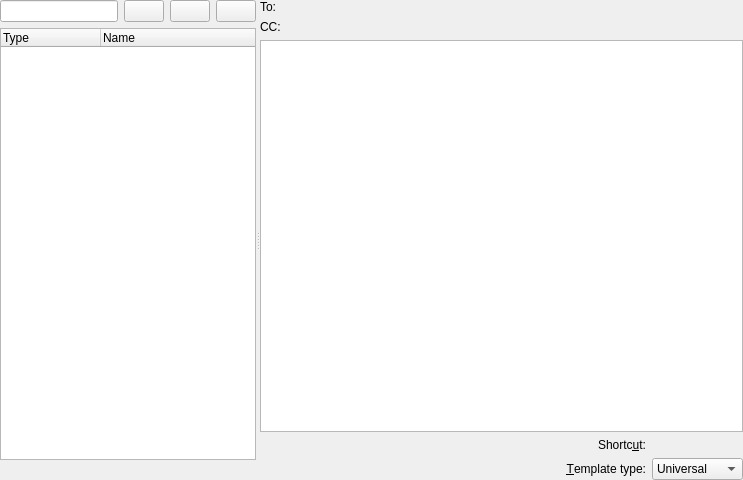
<?xml version="1.0" encoding="UTF-8"?>
<ui version="4.0">
 <class>CustomTemplatesBase</class>
 <widget class="QWidget" name="CustomTemplatesBase">
  <property name="geometry">
   <rect>
    <x>0</x>
    <y>0</y>
    <width>743</width>
    <height>480</height>
   </rect>
  </property>
  <layout class="QVBoxLayout">
   <property name="spacing">
    <number>6</number>
   </property>
   <property name="leftMargin">
    <number>0</number>
   </property>
   <property name="topMargin">
    <number>0</number>
   </property>
   <property name="rightMargin">
    <number>0</number>
   </property>
   <property name="bottomMargin">
    <number>0</number>
   </property>
   <item>
    <widget class="QSplitter" name="splitter2">
     <property name="orientation">
      <enum>Qt::Horizontal</enum>
     </property>
     <property name="childrenCollapsible">
      <bool>false</bool>
     </property>
     <widget class="QWidget" name="layout9">
      <layout class="QVBoxLayout">
       <property name="spacing">
        <number>6</number>
       </property>
       <property name="leftMargin">
        <number>0</number>
       </property>
       <property name="topMargin">
        <number>0</number>
       </property>
       <property name="rightMargin">
        <number>0</number>
       </property>
       <property name="bottomMargin">
        <number>0</number>
       </property>
       <item>
        <layout class="QHBoxLayout">
         <property name="spacing">
          <number>6</number>
         </property>
         <property name="leftMargin">
          <number>0</number>
         </property>
         <property name="topMargin">
          <number>0</number>
         </property>
         <property name="rightMargin">
          <number>0</number>
         </property>
         <property name="bottomMargin">
          <number>0</number>
         </property>
         <item>
          <widget class="KLineEdit" name="mName">
           <property name="sizePolicy">
            <sizepolicy hsizetype="MinimumExpanding" vsizetype="Fixed">
             <horstretch>0</horstretch>
             <verstretch>0</verstretch>
            </sizepolicy>
           </property>
           <property name="minimumSize">
            <size>
             <width>100</width>
             <height>0</height>
            </size>
           </property>
           <property name="toolTip">
            <string comment="@info:tooltip">Enter a name for the custom template</string>
           </property>
           <property name="whatsThis">
            <string comment="@info:whatsthis">To create a custom template, first enter a name for that template and press the '+' button.</string>
           </property>
          </widget>
         </item>
         <item>
          <widget class="QPushButton" name="mAdd">
           <property name="toolTip">
            <string comment="@info:tooltip">Add a new custom template</string>
           </property>
           <property name="whatsThis">
            <string comment="@info:whatsthis">Press this button if you want to create a new custom template with the specified name</string>
           </property>
          </widget>
         </item>
         <item>
          <widget class="QPushButton" name="mRemove">
           <property name="toolTip">
            <string comment="@info:tooltip">Remove the selected custom template</string>
           </property>
           <property name="whatsThis">
            <string comment="@info:whatsthis">Press this button if you want to remove the currently selected custom template</string>
           </property>
          </widget>
         </item>
         <item>
          <widget class="QPushButton" name="mDuplicate">
           <property name="toolTip">
            <string comment="@info:tooltip">Duplicate the selected custom template</string>
           </property>
           <property name="whatsThis">
            <string comment="@info:whatsthis">Press this button if you want to duplicate the currently selected custom template</string>
           </property>
          </widget>
         </item>
        </layout>
       </item>
       <item>
        <widget class="QTreeWidget" name="mList">
         <property name="sizePolicy">
          <sizepolicy hsizetype="Preferred" vsizetype="Expanding">
           <horstretch>0</horstretch>
           <verstretch>0</verstretch>
          </sizepolicy>
         </property>
         <property name="toolTip">
          <string comment="@info:tooltip">List of custom templates available</string>
         </property>
         <property name="whatsThis">
          <string comment="@info:whatsthis">This is a list of all the custom templates available.</string>
         </property>
         <property name="rootIsDecorated">
          <bool>false</bool>
         </property>
         <property name="allColumnsShowFocus">
          <bool>true</bool>
         </property>
         <column>
          <property name="text">
           <string comment="@title:column Type of custom template">Type</string>
          </property>
         </column>
         <column>
          <property name="text">
           <string comment="@title:column Name of the custom template.">Name</string>
          </property>
         </column>
        </widget>
       </item>
       <item>
        <widget class="QLabel" name="mHelp"/>
       </item>
      </layout>
     </widget>
     <widget class="QFrame" name="mEditFrame">
      <property name="sizePolicy">
       <sizepolicy hsizetype="Expanding" vsizetype="Preferred">
        <horstretch>12</horstretch>
        <verstretch>0</verstretch>
       </sizepolicy>
      </property>
      <property name="frameShape">
       <enum>QFrame::NoFrame</enum>
      </property>
      <property name="frameShadow">
       <enum>QFrame::Raised</enum>
      </property>
      <layout class="QVBoxLayout" name="verticalLayout_3">
       <property name="leftMargin">
        <number>0</number>
       </property>
       <property name="topMargin">
        <number>0</number>
       </property>
       <property name="rightMargin">
        <number>0</number>
       </property>
       <property name="bottomMargin">
        <number>0</number>
       </property>
       <item>
        <layout class="QHBoxLayout" name="horizontalLayout">
         <item>
          <layout class="QVBoxLayout" name="verticalLayout_2">
           <item>
            <widget class="QLabel" name="mToLabel">
             <property name="text">
              <string comment="@label:textbox Recipient mail address">To:</string>
             </property>
            </widget>
           </item>
           <item>
            <widget class="QLabel" name="mCCLabel">
             <property name="text">
              <string comment="@label">CC:</string>
             </property>
            </widget>
           </item>
          </layout>
         </item>
         <item>
          <layout class="QVBoxLayout" name="verticalLayout">
           <item>
            <widget class="TemplateParser::TemplateParserEmailAddressRequesterInterfaceWidget" name="mToEdit" native="true">
             <property name="sizePolicy">
              <sizepolicy hsizetype="MinimumExpanding" vsizetype="Minimum">
               <horstretch>0</horstretch>
               <verstretch>0</verstretch>
              </sizepolicy>
             </property>
             <property name="toolTip">
              <string comment="@info:tooltip">Additional recipients of the message</string>
             </property>
             <property name="whatsThis">
              <string comment="@info:whatsthis">When using this template, the default recipients are those you enter here.  This is a comma-separated list of mail addresses.</string>
             </property>
            </widget>
           </item>
           <item>
            <widget class="TemplateParser::TemplateParserEmailAddressRequesterInterfaceWidget" name="mCCEdit" native="true">
             <property name="sizePolicy">
              <sizepolicy hsizetype="MinimumExpanding" vsizetype="Minimum">
               <horstretch>0</horstretch>
               <verstretch>0</verstretch>
              </sizepolicy>
             </property>
             <property name="toolTip">
              <string comment="@info:tooltip">Additional recipients who get a copy of the message</string>
             </property>
             <property name="whatsThis">
              <string comment="@info:whatsthis">When using this template, the recipients you enter here will by default get a copy of this message.  This is a comma-separated list of mail addresses.</string>
             </property>
            </widget>
           </item>
          </layout>
         </item>
        </layout>
       </item>
       <item>
        <widget class="TemplateParser::TemplatesTextEdit" name="mEdit">
         <property name="sizePolicy">
          <sizepolicy hsizetype="Expanding" vsizetype="Expanding">
           <horstretch>3</horstretch>
           <verstretch>1</verstretch>
          </sizepolicy>
         </property>
         <property name="toolTip">
          <string comment="@info:tooltip">The custom template</string>
         </property>
         <property name="whatsThis">
          <string comment="@info:whatsthis">This area contains the associated custom template.</string>
         </property>
        </widget>
       </item>
       <item>
        <layout class="QGridLayout">
         <property name="leftMargin">
          <number>0</number>
         </property>
         <property name="topMargin">
          <number>0</number>
         </property>
         <property name="rightMargin">
          <number>0</number>
         </property>
         <property name="bottomMargin">
          <number>0</number>
         </property>
         <property name="spacing">
          <number>6</number>
         </property>
         <item row="1" column="2">
          <widget class="KComboBox" name="mType">
           <item>
            <property name="text">
             <string comment="@item:inlistbox Universal custom template type.">Universal</string>
            </property>
           </item>
           <item>
            <property name="text">
             <string comment="@item:inlistbox Custom template type for message replies">Reply</string>
            </property>
           </item>
           <item>
            <property name="text">
             <string comment="@item:inlistbox Custom template type for reply-to-all messages">Reply to All</string>
            </property>
           </item>
           <item>
            <property name="text">
             <string comment="@item:inlistbox Custom template type for messsage forwards">Forward</string>
            </property>
           </item>
          </widget>
         </item>
         <item row="0" column="1">
          <widget class="QLabel" name="textLabel1_2">
           <property name="text">
            <string comment="@label">Shortc&amp;ut:</string>
           </property>
           <property name="alignment">
            <set>Qt::AlignRight|Qt::AlignTrailing|Qt::AlignVCenter</set>
           </property>
           <property name="buddy">
            <cstring>mKeySequenceWidget</cstring>
           </property>
          </widget>
         </item>
         <item row="1" column="1">
          <widget class="QLabel" name="textLabel1">
           <property name="sizePolicy">
            <sizepolicy hsizetype="Preferred" vsizetype="Preferred">
             <horstretch>1</horstretch>
             <verstretch>0</verstretch>
            </sizepolicy>
           </property>
           <property name="text">
            <string comment="@label">&amp;Template type:</string>
           </property>
           <property name="alignment">
            <set>Qt::AlignRight|Qt::AlignTrailing|Qt::AlignVCenter</set>
           </property>
           <property name="buddy">
            <cstring>mType</cstring>
           </property>
          </widget>
         </item>
         <item row="0" column="2">
          <widget class="KKeySequenceWidget" name="mKeySequenceWidget"/>
         </item>
         <item row="0" column="0">
          <widget class="TemplateParser::TemplatesInsertCommandPushButton" name="mInsertCommand" native="true"/>
         </item>
        </layout>
       </item>
      </layout>
     </widget>
    </widget>
   </item>
  </layout>
 </widget>
 <customwidgets>
  <customwidget>
   <class>KComboBox</class>
   <extends>QComboBox</extends>
   <header>kcombobox.h</header>
   <container>1</container>
  </customwidget>
  <customwidget>
   <class>KLineEdit</class>
   <extends>QLineEdit</extends>
   <header>klineedit.h</header>
   <container>1</container>
  </customwidget>
  <customwidget>
   <class>KKeySequenceWidget</class>
   <extends>QWidget</extends>
   <header>kkeysequencewidget.h</header>
  </customwidget>
  <customwidget>
   <class>TemplateParser::TemplatesTextEdit</class>
   <extends>QPlainTextEdit</extends>
   <header>templatestextedit.h</header>
  </customwidget>
  <customwidget>
   <class>TemplateParser::TemplatesInsertCommandPushButton</class>
   <extends>QWidget</extends>
   <header>templatesinsertcommandpushbutton.h</header>
  </customwidget>
  <customwidget>
   <class>TemplateParser::TemplateParserEmailAddressRequesterInterfaceWidget</class>
   <extends>QWidget</extends>
   <header>templateparseremailaddressrequesterinterfacewidget.h</header>
   <container>1</container>
  </customwidget>
 </customwidgets>
 <resources/>
 <connections/>
</ui>
